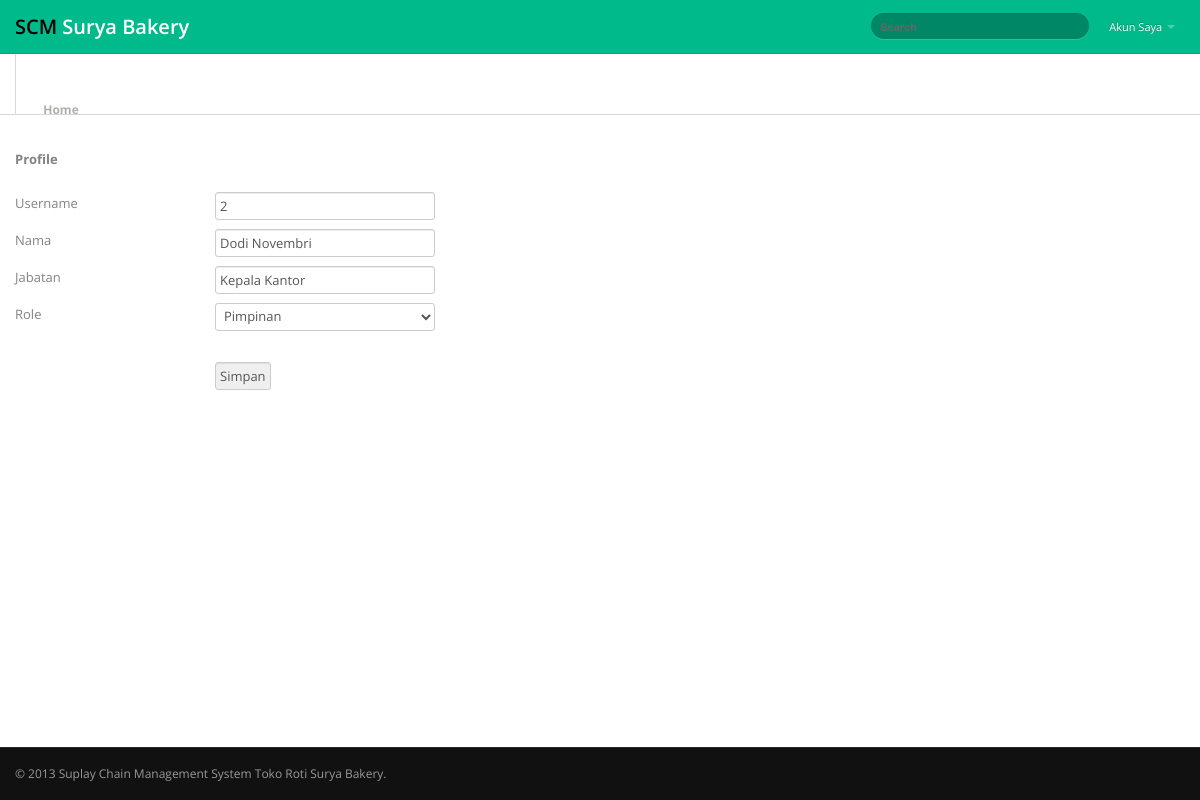
/pimpinan.php?module=profile (signed in), run on the app's committed database.
### tables this page shows
CREATE TABLE `user` (
  `id` int(11) NOT NULL,
  `username` varchar(30) NOT NULL,
  `nama` varchar(50) NOT NULL,
  `jabatan` varchar(50) NOT NULL,
  `password` varchar(200) NOT NULL,
  `role` int(3) NOT NULL
);

CREATE TABLE `role` (
  `id_role` int(11) NOT NULL,
  `role` varchar(50) NOT NULL
);

### module/pimpinan/profile.php (the view, shortened to what this page needs)
<div class="container">
  <div class="row">
    	<?php include 'module/koneksi.php';
    	$username = $_SESSION['username'];
    	$q = mysqli_query($koneksi, "SELECT user.*, role.*, role.role as rol, user.role as rol_user FROM user JOIN role ON user.role = role.id_role WHERE user.username='$username'");
    	while ($r = mysqli_fetch_array($q)) {
    	 	$nama = $r['nama'];
    	 	$jabatan = $r['jabatan'];
    	 	$id_role = $r['rol_user'];
    	 	$role = $r['rol'];
    	 } ?>
      <div class="span12"><b>Profile</b><br><br></div>
      <form method="post" action="?module=simpan_update_user">
        <div class="span2">Username</div>
        <div class="span10"><input type="text" name="username" value="<?php echo $username; ?>" required><br></div>
        <div class="span2">Nama</div>
        <div class="span10"><input type="text" name="nama" value="<?php echo $nama; ?>" required><br></div>
        <div class="span2">Jabatan</div>
        <div class="span10"><input type="text" name="jabatan" value="<?php echo $jabatan; ?>" required><br></div>
        <div class="span2">Role</div>
        <div class="span10"><select name="role" required>
          <option value="<?php echo $id_role; ?>" ><?php echo $role; ?></option>
          </select><br>   <br>
        </div>
       <div class="span2">&nbsp;</div>
        <div class="span10"><input type="submit" value="Simpan"></input></div>
    		</form>
  </div>
</div>

### assets/css/style.css (style rules this page uses)
body { background: #f9f6f1; font: 13px/1.7em 'Open Sans'; }
input, button, select, textarea { font-family: 'Open Sans'; }

### assets/css/signin.css (style rules this page uses)
body { background: url(../../img/body-bg.png); color:#838383; font: 13px/1.7em 'Open Sans'; }

### data on the page
user: nama "Dodi Novembri", jabatan "Kepala Kantor", role "Pimpinan"
